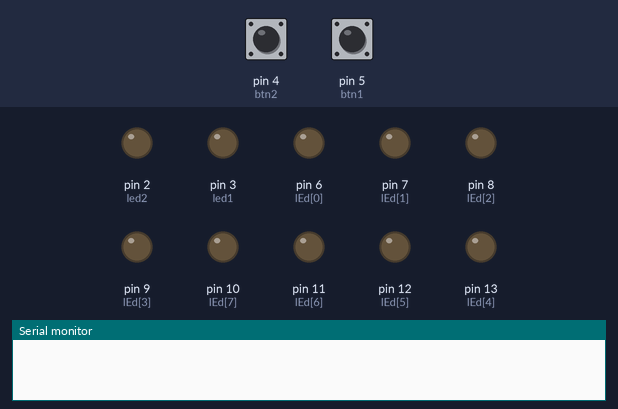
A sketch run on a simulated Arduino Uno, built with avr-gcc and run on an emulated ATmega328P. Parts: output pins drawn as LEDs (lit = HIGH), the last lines printed to the serial monitor. Inputs (shaded band) come from the test bench; at power-on: pin 4 (btn2) LOW, pin 5 (btn1) HIGH.

Above: at 1.2 s.
1.3 s: pin 4 (btn2) pulled HIGH for 0.15 s
At 3.7 s:
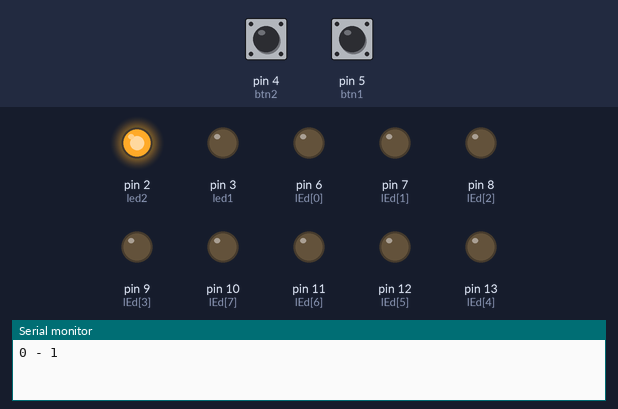
4.0 s: pin 4 (btn2) pulled HIGH for 1 s
At 4.7 s:
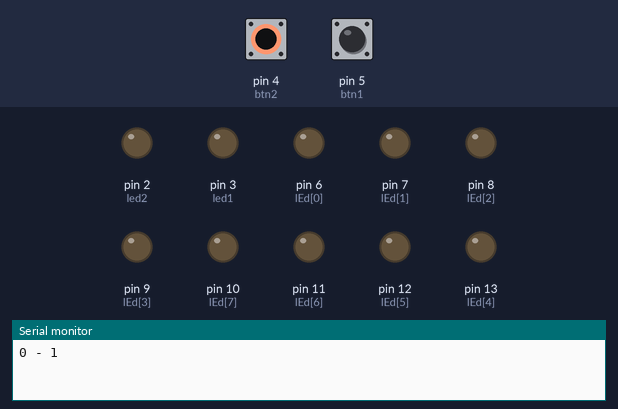
6.5 s: pin 4 (btn2) pulled HIGH for 3.2 s
At 7.4 s:
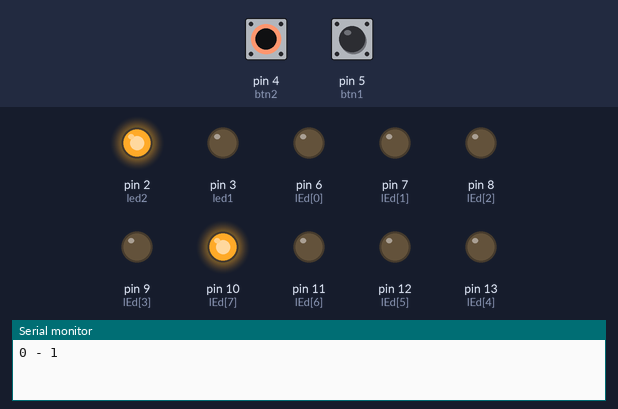
Timing chart, 0 to 11.8 s (numbered marks = the images above; inputs shaded):
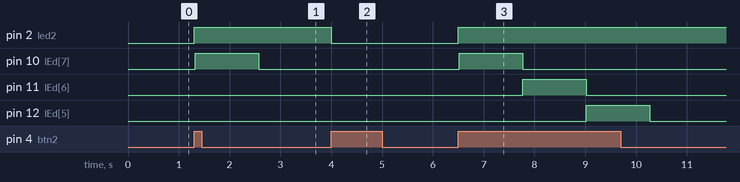

The sketch:

A04_Button2.ino
```cpp
const int btn1 = 5;
const int btn2 = 4;
const int led1 = 3;
const int led2 = 2;
const int lEd[] = {6,7,8,9,13,12,11,10};

void setup() {
  Serial.begin(9600);
  pinMode(btn1,INPUT);
  pinMode(btn2,INPUT);

  pinMode(led1,OUTPUT);
  pinMode(led2,OUTPUT);

  for(int i = 0; i<=7; i++)
  {
    pinMode(lEd[i],OUTPUT);
  }
}

void loop() {
///----------------------- tombol 1
        if (digitalRead(btn1)==0) {
          do
          { }
          while (digitalRead(btn1)==0);
          digitalWrite(led1, ! digitalRead(led1));
          digitalWrite(led2, LOW);
        delay(20);
      }
///------------- LED muter kanan => kiri
  if(digitalRead(led1) == 1)
  {
     for(int i=0; i<=7; i++)
          {
            if(digitalRead(btn2)==0 || digitalRead(btn1)==0)
            {
              break;
            }
            digitalWrite(lEd[i], ! digitalRead(lEd[i]));
            delay(1250);
            digitalWrite(lEd[i], LOW);
          }
  }
///----------------------- tombol 2
      if (digitalRead(btn2)==0)
  {
      do
      { }
      while (digitalRead(btn2)==0);
      digitalWrite(led2,! digitalRead(led2));
      digitalWrite(led1,LOW);
    delay(20);
  }
///------------LED muter ke kiri=> kanan
       if (digitalRead(led2) == 1)
        {
          for(int i=7; i>=0; i--)
           {
            if(digitalRead(btn2)==0 || digitalRead(btn1)==0)
            {
              break;
            }
            digitalWrite(lEd[i],! digitalRead(lEd[i]));
            delay(1250);
            digitalWrite(lEd[i], LOW);
           }
        }

  if(digitalRead(led1) == 1 ||  digitalRead(led2) == 1)
  {
  Serial.print(digitalRead(led1));
  Serial.print(" - ");
  Serial.println(digitalRead(led2) );
  }
}
```

Measured:
- after the input at 1.3 s, pin 2 (led2): LOW → HIGH at once; pin 10 (lEd[7]): LOW → HIGH at once, → LOW 1.3 s later
- after the input at 4.0 s, pin 2 (led2): HIGH → LOW at once
- after the input at 6.5 s, pin 2 (led2): LOW → HIGH at once; pin 10 (lEd[7]): LOW → HIGH at once, → LOW 1.3 s later; pin 11 (lEd[6]): LOW → HIGH after 1.3 s, → LOW 1.3 s later; pin 12 (lEd[5]): LOW → HIGH after 2.5 s, → LOW 1.3 s later
